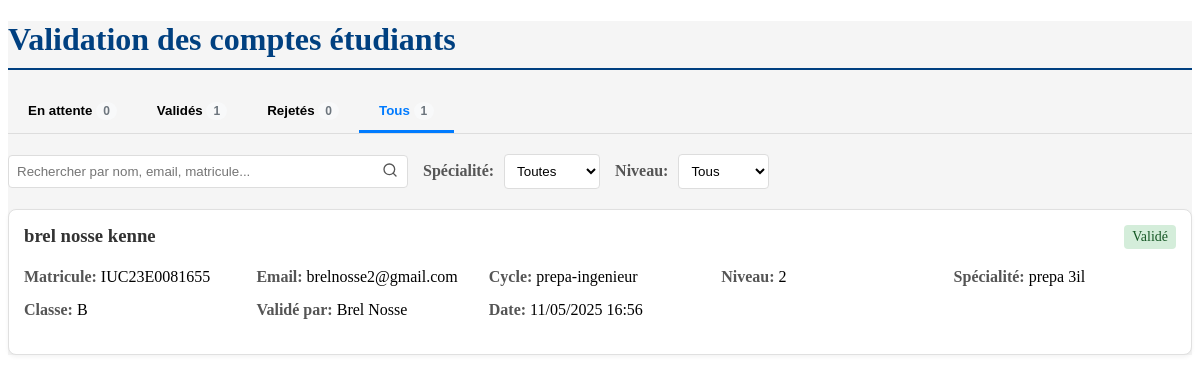
Page /ad/views/student_validation.php?status=all (signed in) on the committed database.
### tables this page shows
CREATE TABLE IF NOT EXISTS `student_details` (
  `id` int NOT NULL AUTO_INCREMENT,
  `user_id` int NOT NULL,
  `birthdate` date NOT NULL,
  `matricule` varchar(50) NOT NULL,
  `cycle` varchar(50) NOT NULL,
  `niveau` varchar(10) NOT NULL,
  `specialite` varchar(50) NOT NULL,
  `classe` char(1) NOT NULL,
  `created_at` datetime NOT NULL,
  `updated_at` datetime DEFAULT NULL,
  `status` enum('pending','approved','rejected') NOT NULL DEFAULT 'pending',
  `rejection_reason` text,
  `validated_by` int DEFAULT NULL,
  `validated_at` datetime DEFAULT NULL,
  PRIMARY KEY (`id`),
  UNIQUE KEY `matricule` (`matricule`),
  KEY `user_id` (`user_id`),
  KEY `idx_student_details_matricule` (`matricule`),
  KEY `status` (`status`),
  KEY `fk_validated_by` (`validated_by`),
  CONSTRAINT `fk_validated_by` FOREIGN KEY (`validated_by`) REFERENCES `users` (`id`) ON DELETE SET NULL,
  CONSTRAINT `student_details_ibfk_1` FOREIGN KEY (`user_id`) REFERENCES `users` (`id`) ON DELETE CASCADE
);

CREATE TABLE IF NOT EXISTS `users` (
  `id` int NOT NULL AUTO_INCREMENT,
  `firstname` varchar(100) NOT NULL,
  `lastname` varchar(100) NOT NULL,
  `email` varchar(255) NOT NULL,
  `phone` varchar(20) NOT NULL,
  `password` varchar(255) NOT NULL,
  `user_type` enum('student','teacher','admin') NOT NULL,
  `created_at` datetime NOT NULL,
  `updated_at` datetime DEFAULT NULL,
  `last_login` datetime DEFAULT NULL,
  PRIMARY KEY (`id`),
  UNIQUE KEY `email` (`email`),
  UNIQUE KEY `phone` (`phone`),
  KEY `idx_users_email` (`email`),
  KEY `idx_users_phone` (`phone`),
  KEY `idx_users_user_type` (`user_type`)
);

### shared/models/user_model.php (called while the page is built, shortened)
<?php
require_once __DIR__ . '/../config/db_connect.php';
function getDepartmentById($id) {
    global $pdo;
    try {
        $stmt = $pdo->prepare("SELECT * FROM departements WHERE id = ?");
        $stmt->execute([$id]);
        return $stmt->fetch(PDO::FETCH_ASSOC);
    } catch (PDOException $e) {
        error_log('Erreur lors de la récupération du département: ' . $e->getMessage());
        return false;
    }
}
?>

### ad/controllers/student_validation_controller.php (called while the page is built, shortened)
<?php
require_once __DIR__ . '/../../shared/config/db_connect.php';
require_once __DIR__ . '/../../shared/models/user_model.php';
function getFilteredStudents($department, $adminRole, $status = 'pending', $specialite = '', $cycle = '', $niveau = '', $searchTerm = '') {
    global $pdo;
    try {
        $sql = "SELECT u.id, u.firstname, u.lastname, u.email, s.matricule, s.cycle, s.niveau, s.specialite, s.classe,
                s.status, s.rejection_reason, s.validated_at,
                CONCAT(a.firstname, ' ', a.lastname) as validator_name
                FROM users u
                JOIN student_details s ON u.id = s.user_id
                LEFT JOIN users a ON s.validated_by = a.id
                WHERE 1=1";
        $params = [];
        $sql .= " ORDER BY u.created_at DESC";
        $stmt = $pdo->prepare($sql);
        $stmt->execute($params);
        return $stmt->fetchAll(PDO::FETCH_ASSOC);
    } catch (PDOException $e) {
        error_log('Erreur lors de la récupération des étudiants filtrés: ' . $e->getMessage());
        return [];
    }
}
function countStudentsByStatus($department, $adminRole, $status = 'pending', $searchTerm = '') {
    global $pdo;
    try {
        $sql = "SELECT COUNT(*) FROM users u JOIN student_details s ON u.id = s.user_id WHERE 1=1";
        $params = [];
        if ($status !== 'all') {
            $sql .= " AND s.status = ?";
            $params[] = $status;
        }
        $stmt = $pdo->prepare($sql);
        $stmt->execute($params);
        return $stmt->fetchColumn();
    } catch (PDOException $e) {
        error_log('Erreur lors du comptage des étudiants: ' . $e->getMessage());
        return 0;
    }
}
function formatDate($date) {
    $datetime = new DateTime($date);
    return $datetime->format('d/m/Y H:i');
}
?>

### ad/views/student_validation.php (the view, shortened to what this page needs)
<?php
require_once __DIR__ . '/../init_ad.php';
require_once __DIR__ . '/../controllers/student_validation_controller.php';
$adminRole = $_SESSION['admin_role'] ?? '';
$department = getDepartmentById($_SESSION['admin_department'])['nom'] ?? '';
$statusFilter = $_GET['status'] ?? 'pending';
$specialiteFilter = $_GET['specialite'] ?? '';
$cycleFilter = $_GET['cycle'] ?? '';
$niveauFilter = $_GET['niveau'] ?? '';
$searchTerm = $_GET['search'] ?? '';
$students = getFilteredStudents($department, $adminRole, $statusFilter, $specialiteFilter, $cycleFilter, $niveauFilter, $searchTerm);
$pageTitle = 'Validation des comptes étudiants';
?>
<!DOCTYPE html>
<html lang="fr">
<head>
    <link rel="stylesheet" href="../assets/css/authentication.css">
</head>
<body>
    <div class="container">
        <h1><?= $pageTitle ?></h1>
        <div class="tab-buttons">
            <button class="tab-button <?= $statusFilter === 'pending' ? 'active' : '' ?>"
                    onclick="window.location.href='?status=pending<?= $specialiteFilter ? '&specialite='.$specialiteFilter : '' ?><?= $cycleFilter ? '&cycle='.$cycleFilter : '' ?><?= $niveauFilter ? '&niveau='.$niveauFilter : '' ?><?= $searchTerm ? '&search='.$searchTerm : '' ?>'">
                En attente <span class="badge"><?= countStudentsByStatus($department, $adminRole, 'pending', $searchTerm) ?></span>
            </button>
            <button class="tab-button <?= $statusFilter === 'approved' ? 'active' : '' ?>"
                    onclick="window.location.href='?status=approved<?= $specialiteFilter ? '&specialite='.$specialiteFilter : '' ?><?= $cycleFilter ? '&cycle='.$cycleFilter : '' ?><?= $niveauFilter ? '&niveau='.$niveauFilter : '' ?><?= $searchTerm ? '&search='.$searchTerm : '' ?>'">
                Validés <span class="badge"><?= countStudentsByStatus($department, $adminRole, 'approved', $searchTerm) ?></span>
            </button>
            <button class="tab-button <?= $statusFilter === 'rejected' ? 'active' : '' ?>"
                    onclick="window.location.href='?status=rejected<?= $specialiteFilter ? '&specialite='.$specialiteFilter : '' ?><?= $cycleFilter ? '&cycle='.$cycleFilter : '' ?><?= $niveauFilter ? '&niveau='.$niveauFilter : '' ?><?= $searchTerm ? '&search='.$searchTerm : '' ?>'">
                Rejetés <span class="badge"><?= countStudentsByStatus($department, $adminRole, 'rejected', $searchTerm) ?></span>
            </button>
            <button class="tab-button <?= $statusFilter === 'all' ? 'active' : '' ?>"
                    onclick="window.location.href='?status=all<?= $specialiteFilter ? '&specialite='.$specialiteFilter : '' ?><?= $cycleFilter ? '&cycle='.$cycleFilter : '' ?><?= $niveauFilter ? '&niveau='.$niveauFilter : '' ?><?= $searchTerm ? '&search='.$searchTerm : '' ?>'">
                Tous <span class="badge"><?= countStudentsByStatus($department, $adminRole, 'all', $searchTerm) ?></span>
            </button>
        </div>
        <div class="filters">
            <form id="search-form" action="" method="get" class="search-box">
                <input type="text" name="search" id="search-input" placeholder="Rechercher par nom, email, matricule..." value="<?= htmlspecialchars($searchTerm) ?>" autocomplete="off">
                <button type="submit">
                    <svg class="search-icon" xmlns="http://www.w3.org/2000/svg" viewBox="0 0 24 24" fill="none" stroke="currentColor" stroke-width="2" stroke-linecap="round" stroke-linejoin="round">
                        <circle cx="11" cy="11" r="8"></circle>
                        <line x1="21" y1="21" x2="16.65" y2="16.65"></line>
                    </svg>
                </button>
            </form>
            <div class="filter-group">
                <span class="filter-label">Spécialité:</span>
                <select id="specialite-filter" onchange="applyFilters()">
                    <option value="">Toutes</option>
                </select>
            </div>
            <div class="filter-group">
                <span class="filter-label">Niveau:</span>
                <select id="niveau-filter" onchange="applyFilters()">
                    <option value="">Tous</option>
                </select>
            </div>
        </div>
        <?php if (empty($students)): ?>
            <div class="no-students">
                <p>Aucun étudiant trouvé avec les critères sélectionnés.</p>
            </div>
        <?php else: ?>
            <?php foreach ($students as $student): ?>
                <div class="student-card">
                    <h3>
                        <?= highlightSearchTerm($student['firstname'] . ' ' . $student['lastname'], $searchTerm) ?>
                        <span class="status status-<?= $student['status'] ?>">
                            <?= $student['status'] === 'pending' ? 'En attente' : ($student['status'] === 'approved' ? 'Validé' : 'Rejeté') ?>
                        </span>
                    </h3>
                    <div class="student-details">
                        <div class="student-detail">
                            <strong>Matricule:</strong> <?= highlightSearchTerm($student['matricule'], $searchTerm) ?>
                        </div>
                        <div class="student-detail">
                            <strong>Email:</strong> <?= highlightSearchTerm($student['email'], $searchTerm) ?>
                        </div>
                        <div class="student-detail">
                            <strong>Cycle:</strong> <?= htmlspecialchars($student['cycle']) ?>
                        </div>
                        <div class="student-detail">
                            <strong>Niveau:</strong> <?= htmlspecialchars($student['niveau']) ?>
                        </div>
                        <div class="student-detail">
                            <strong>Spécialité:</strong> <?= htmlspecialchars($student['specialite']) ?>
                        </div>
                        <div class="student-detail">
                            <strong>Classe:</strong> <?= htmlspecialchars($student['classe']) ?>
                        </div>
                        <?php if ($student['status'] !== 'pending'): ?>
                            <div class="student-detail">
                                <strong>Validé par:</strong> <?= htmlspecialchars($student['validator_name'] ?? 'N/A') ?>
                            </div>
                            <div class="student-detail">
                                <strong>Date:</strong> <?= formatDate($student['validated_at']) ?>
                            </div>
                        <?php endif; ?>
                    </div>
                </div>
            <?php endforeach; ?>
        <?php endif; ?>
    </div>
</body>
</html>
<?php
function highlightSearchTerm($text, $term) {
    if (empty($term)) {
        return htmlspecialchars($text);
    }
    $text = htmlspecialchars($text);
    $term = htmlspecialchars($term);
    $escapedTerm = preg_quote($term, '/');
    return preg_replace('/(' . $escapedTerm . ')/i', '<span class="highlight">$1</span>', $text);
}
?>

### ad/assets/css/authentication.css (style rules this page uses)
.container { background-color: #f5f5f5; }
h1 { color: #004080; border-bottom: 2px solid #004080; padding-bottom: 10px; }
select { background-color: white; }

### ad/views/student_validation.php (style rules this page uses)
.filters { display: flex; gap: 15px; margin-bottom: 20px; flex-wrap: wrap; align-items: center; }
.filters select, .search-box input { padding: 8px; border-radius: 4px; border: 1px solid #ddd; }
.search-box { display: flex; flex-grow: 1; max-width: 400px; position: relative; }
.search-box input { width: 100%; padding-right: 40px; }
.search-box button { position: absolute; right: 0; top: 0; bottom: 0; background: none; border: none; padding: 0 10px; cursor: pointer; color: #555; }
.search-icon { width: 16px; height: 16px; }
.student-card { border: 1px solid #e0e0e0; border-radius: 8px; padding: 15px; margin-bottom: 15px; background-color: #fff; box-shadow: 0 2px 4px rgba(0,0,0,0.05); }
.student-card h3 { margin-top: 0; color: #333; display: flex; justify-content: space-between; }
.student-card .status { font-size: 14px; padding: 4px 8px; border-radius: 4px; font-weight: normal; }
.status-approved { background-color: #d4edda; color: #155724; }
.student-details { display: grid; grid-template-columns: repeat(auto-fill, minmax(200px, 1fr)); gap: 10px; margin-bottom: 15px; }
.student-detail { margin-bottom: 5px; }
.student-detail strong { font-weight: bold; color: #555; }
.tab-buttons { display: flex; margin-bottom: 20px; border-bottom: 1px solid #ddd; }
.tab-button { padding: 10px 20px; cursor: pointer; background: none; border: none; border-bottom: 3px solid transparent; font-weight: bold; }
.tab-button.active { border-bottom-color: #007bff; color: #007bff; }
.badge { display: inline-block; padding: 3px 7px; font-size: 12px; font-weight: bold; line-height: 1; text-align: center; white-space: nowrap; vertical-align: baseline; border-radius: 10px; background-color: #f8f9fa; color: #6c757d; }
.filter-group { display: flex; gap: 10px; align-items: center; }
.filter-label { font-weight: bold; color: #555; }

### rows in the picture
student_details: user.lastname "brel nosse kenne", status "Validé", matricule "IUC23E0081655", user.email "brelnosse2@gmail.com", cycle "prepa-ingenieur", niveau "2", specialite "prepa 3il", classe "B", validator_name "Brel Nosse", validated_at "11/05/2025 16:56"

### other values in the picture
$pageTitle "Validation des comptes étudiants"
countStudentsByStatus($department, $adminRole, 'pending', $searchTerm) "0"
countStudentsByStatus($department, $adminRole, 'all', $searchTerm) "1"
